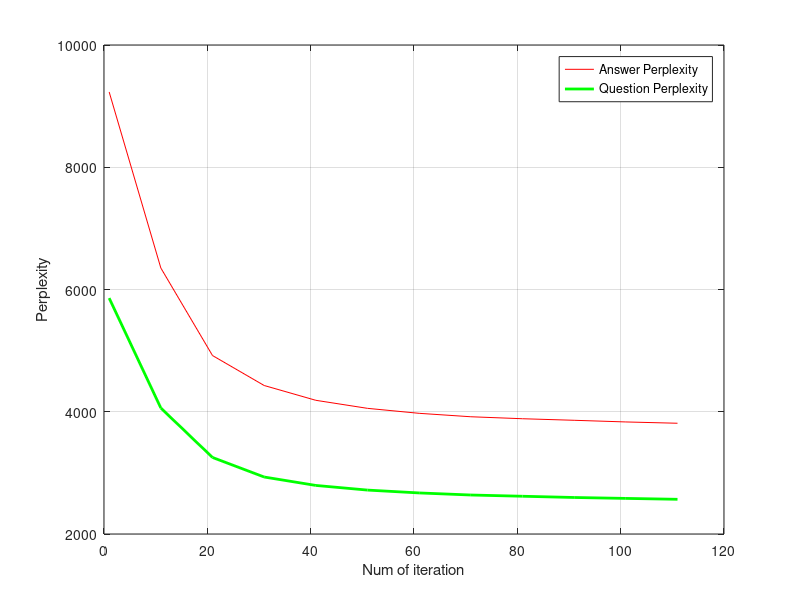

The MATLAB source for this figure:
a = [1, 11, 21, 31, 41, 51, 61, 71, 81, 91, 101, 111];
b = [9230.915081354411, 6351.802306168084, 4919.730845440025, ...
    4429.447148227466, 4187.236212841573, 4055.7621333371385, ...
    3974.301134854431, 3918.1710219017946, 3885.8175749163174, ...
    3860.3586561237726, 3833.247319240816, 3811.9907364300852];
c = [5859.145578638125, 4061.089532923585, 3252.1603197181976, ...
    2932.336312888402, 2794.512374321376, 2718.44584197066, ...
    2671.753066816264, 2637.919141778155, 2617.6113724901, ...
    2597.362687122927, 2582.375795624721, 2567.7853236262986];

figure

plot(a, b, 'r', a, c, 'g', 'LineWidth',2), grid on %semilogx
xlabel('Num of iteration')
ylabel('Perplexity')
legend('Answer Perplexity','Question Perplexity')

%plot(a, c, 'g')